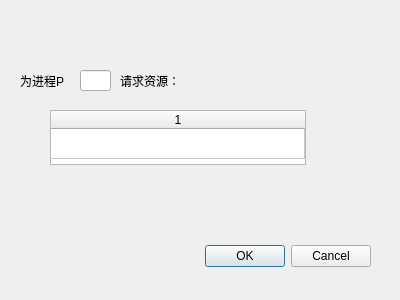
<?xml version="1.0" encoding="UTF-8"?>
<ui version="4.0">
 <class>InputRequest</class>
 <widget class="QDialog" name="InputRequest">
  <property name="geometry">
   <rect>
    <x>0</x>
    <y>0</y>
    <width>400</width>
    <height>300</height>
   </rect>
  </property>
  <property name="windowTitle">
   <string>Dialog</string>
  </property>
  <widget class="QDialogButtonBox" name="buttonBox">
   <property name="geometry">
    <rect>
     <x>30</x>
     <y>240</y>
     <width>341</width>
     <height>32</height>
    </rect>
   </property>
   <property name="orientation">
    <enum>Qt::Horizontal</enum>
   </property>
   <property name="standardButtons">
    <set>QDialogButtonBox::Cancel|QDialogButtonBox::Ok</set>
   </property>
  </widget>
  <widget class="QLabel" name="label_2">
   <property name="geometry">
    <rect>
     <x>120</x>
     <y>60</y>
     <width>91</width>
     <height>41</height>
    </rect>
   </property>
   <property name="text">
    <string>请求资源：</string>
   </property>
  </widget>
  <widget class="QTableWidget" name="tableWidget">
   <property name="geometry">
    <rect>
     <x>50</x>
     <y>110</y>
     <width>256</width>
     <height>55</height>
    </rect>
   </property>
   <property name="rowCount">
    <number>1</number>
   </property>
   <property name="columnCount">
    <number>1</number>
   </property>
   <attribute name="horizontalHeaderStretchLastSection">
    <bool>true</bool>
   </attribute>
   <attribute name="verticalHeaderVisible">
    <bool>false</bool>
   </attribute>
   <attribute name="verticalHeaderStretchLastSection">
    <bool>false</bool>
   </attribute>
   <row/>
   <column/>
  </widget>
  <widget class="QLabel" name="label">
   <property name="geometry">
    <rect>
     <x>20</x>
     <y>60</y>
     <width>55</width>
     <height>41</height>
    </rect>
   </property>
   <property name="text">
    <string>为进程P</string>
   </property>
  </widget>
  <widget class="QLineEdit" name="lineEdit">
   <property name="geometry">
    <rect>
     <x>80</x>
     <y>70</y>
     <width>31</width>
     <height>21</height>
    </rect>
   </property>
  </widget>
 </widget>
 <resources/>
 <connections>
  <connection>
   <sender>buttonBox</sender>
   <signal>accepted()</signal>
   <receiver>InputRequest</receiver>
   <slot>accept()</slot>
   <hints>
    <hint type="sourcelabel">
     <x>248</x>
     <y>254</y>
    </hint>
    <hint type="destinationlabel">
     <x>157</x>
     <y>274</y>
    </hint>
   </hints>
  </connection>
  <connection>
   <sender>buttonBox</sender>
   <signal>rejected()</signal>
   <receiver>InputRequest</receiver>
   <slot>reject()</slot>
   <hints>
    <hint type="sourcelabel">
     <x>316</x>
     <y>260</y>
    </hint>
    <hint type="destinationlabel">
     <x>286</x>
     <y>274</y>
    </hint>
   </hints>
  </connection>
 </connections>
</ui>
